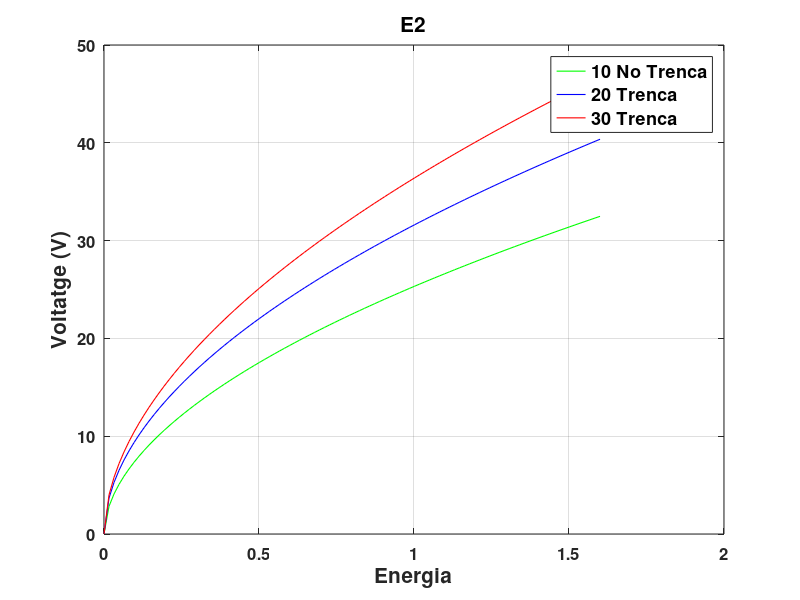

Here is the MATLAB script that generated this plot: (Note: this script raises an error after producing the figure.)
clear all;
close all;

x = linspace(0,1.6,100);
s = 25.309*x.^(0.5308);
q = 31.588*x.^(0.5215);
p = 36.375*x.^(0.5352);

plot(x,s,'g', 'LineWidth', 0.8);
grid on;
hold on;

plot(x,q,'b', 'LineWidth', 0.8);
grid on;
hold on;

plot(x,p,'r', 'LineWidth', 0.8);
grid on;
hold on;

set(gca, 'FontSize', 12, 'FontWeight', 'bold');
title('E2','FontSize', 15, 'FontWeight', 'bold');
xlabel('Energia','FontSize', 15, 'FontWeight', 'bold');
ylabel('Voltatge (V)','FontSize', 15, 'FontWeight', 'bold');
legend('10 No Trenca','20 Trenca','30 Trenca','FontSize', 13, 'FontWeight', 'bold');
rectangle('Position', [gca().XLim(1), gca().YLim(1), diff(gca().XLim), diff(gca().YLim)], 'EdgeColor', 'k');